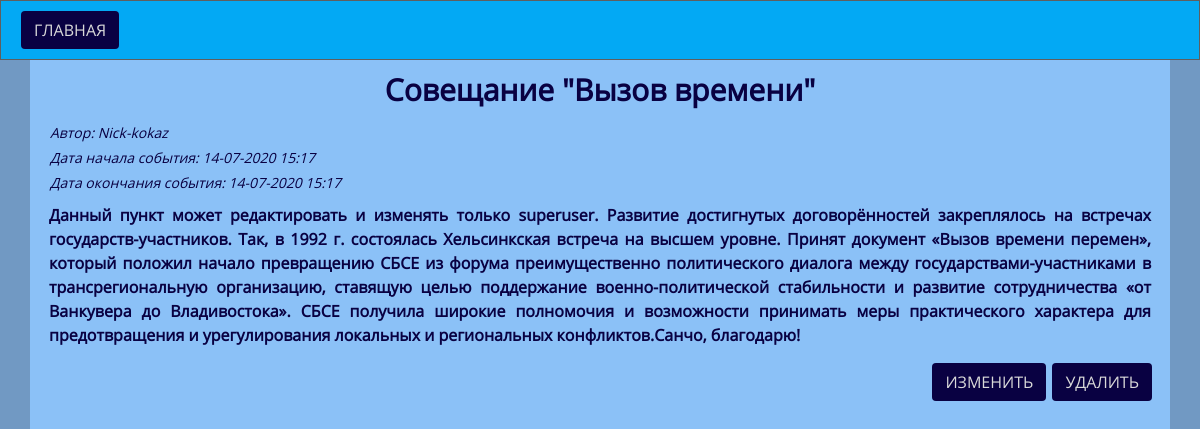
The app's page /event/1 (signed in) with its own data.
### app/models.py (models this page shows)
class Event(db.Model):
    __tablename__ = 'event'
    id = db.Column(db.Integer, primary_key=True)
    title = db.Column(db.String(64))
    description = db.Column(db.Text, nullable=False)
    start_time = db.Column(db.DateTime)
    end_time = db.Column(db.DateTime)
    author = db.Column(db.String, db.ForeignKey('user.username'), nullable=False)

### app/routes.py (the view)
@app.route('/event/<int:id>')
@login_required
def event_detail(id):
    event = Event.query.get(id)
    return render_template('event_detail.html', event=event)

### app/__init__.py (called while the page is built)
@app.template_filter('datetime')
def format_datetime(value, format="%d-%m-%Y %H:%M"):
    if value is None:
        return ""
    return value.strftime(format)

### app/admin.py (called while the page is built)
def init_login_manager():
    login_manager = LoginManager()
    login_manager.init_app(app)
    @login_manager.user_loader
    def load_user(user_id):
        return User.query.get(user_id)

### app/models.py (called while the page is built)
    @property
    def is_authenticated(self):
        return True

### app/templates/event_detail.html (shortened to what this page needs)
{% extends 'base.html' %}
{% block styles %}
    <link rel="stylesheet" href="{{ url_for('static', filename='css/bootstrap.min.css') }}">
    <link rel="stylesheet" type="text/css" href="{{ url_for('static', filename='css/style.css') }}">
{% endblock %}
{% block content %}
    <header class="container-fluid header">
        <form class="addevent-box" action="/">
            <button class="btn btn-global" type="submit">Главная</button>
        </form>
    </header>
    <div class="container">
        <div class="event-box">
            <h2 class="event-title">{{event.title}}</h2>
            <p class="event-date">Автор: {{event.author}}</p>
            <p class="event-date">Дата начала события: {{event.start_time|datetime}}</p>
            <p class="event-date">Дата окончания события: {{event.end_time|datetime}}</p>
            <p class="event-content">{{event.description}}</p>
            {% if current_user.is_authenticated and current_user.username == event.author or current_user.is_superuser %}
            <div class="control-box">
                <form action="/update_event/{{event.id}}">
                    <button type="submit" class="btn btn-global my-2">Изменить</button>
                </form>
                <form action="/delete_event/{{event.id}}">
                    <button type="submit" class="btn btn-global my-2">Удалить</button>
                </form>
            </div>
            {% endif %}
        </div>
    </div>
{% endblock %}

### app/static/css/style.css (style rules this page uses)
* { font-family: "Open Sans", sans-serif; padding: 0; margin: 0; }
body { background: #7199c3; min-height: 100vh; }
.header, .status { display: flex; flex-direction: row; justify-content: space-between; align-items: center; background: ##03a9f4; border: 1px solid #5f5f5f; }
.header { background: #03a9f4; padding: 10px 15px; }
.container { position: relative; background: #8BC1F7; min-height: calc(100vh - 62px); }
.addevent-box, .logout-box { padding: 0 2px; }
.btn-global { margin: 0 3px; background: #090142; color: #d9d9d9; text-transform: uppercase; }
.event-box { display: flex; flex-direction: column; width: 100%; text-align: justify; }
.event-title { margin: 12px 3px; text-align: center; color: #090142; font-weight: 800; font-size: 30px; }
.event-date { color: #090142; font-style: italic; font-size: 14px; margin: 2px 5px; }
.event-content { margin: 8px 4px; color: #090142; font-weight: 800; }
.control-box { display: flex; flex-direction: row; justify-content: flex-end; flex-wrap: wrap; }

### records on screen
Event: title "Совещание \"Вызов времени\"", author "Nick-kokaz", start_time "14-07-2020 15:17", end_time "14-07-2020 15:17", description "Данный пункт может редактировать и изменять только superuser. Развитие достигнутых договорённостей закреплялось на встречах государств-участников. Так, в 1992 г. состоялась Хельсинкская встреча на высшем уровне. Принят документ «Вызов времени перемен», который положил начало превращению СБСЕ из форума преимущественно политического диалога между государствами-участниками в трансрегиональную организацию, ставящую целью поддержание военно-политической стабильности и развитие сотрудничества «от Ванкувера до Владивостока». СБСЕ получила широкие полномочия и возможности принимать меры практического характера для предотвращения и урегулирования локальных и региональных конфликтов.Санчо, благодарю!"
